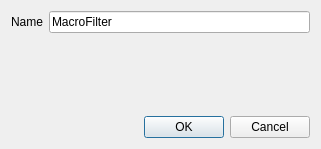
<?xml version="1.0" encoding="UTF-8"?>
<ui version="4.0">
 <class>CreateMakroFilterDialog</class>
 <widget class="QDialog" name="CreateMakroFilterDialog">
  <property name="geometry">
   <rect>
    <x>0</x>
    <y>0</y>
    <width>321</width>
    <height>149</height>
   </rect>
  </property>
  <property name="windowTitle">
   <string>Create macro filter</string>
  </property>
  <layout class="QVBoxLayout" name="verticalLayout">
   <item>
    <layout class="QFormLayout" name="formLayout">
     <item row="0" column="0">
      <widget class="QLabel" name="nameLabel">
       <property name="text">
        <string>Name</string>
       </property>
      </widget>
     </item>
     <item row="0" column="1">
      <widget class="QLineEdit" name="name">
       <property name="text">
        <string>MacroFilter</string>
       </property>
      </widget>
     </item>
    </layout>
   </item>
   <item>
    <widget class="QDialogButtonBox" name="buttonBox">
     <property name="orientation">
      <enum>Qt::Horizontal</enum>
     </property>
     <property name="standardButtons">
      <set>QDialogButtonBox::Cancel|QDialogButtonBox::Ok</set>
     </property>
    </widget>
   </item>
  </layout>
 </widget>
 <resources/>
 <connections>
  <connection>
   <sender>buttonBox</sender>
   <signal>accepted()</signal>
   <receiver>CreateMakroFilterDialog</receiver>
   <slot>accept()</slot>
   <hints>
    <hint type="sourcelabel">
     <x>248</x>
     <y>254</y>
    </hint>
    <hint type="destinationlabel">
     <x>157</x>
     <y>274</y>
    </hint>
   </hints>
  </connection>
  <connection>
   <sender>buttonBox</sender>
   <signal>rejected()</signal>
   <receiver>CreateMakroFilterDialog</receiver>
   <slot>reject()</slot>
   <hints>
    <hint type="sourcelabel">
     <x>316</x>
     <y>260</y>
    </hint>
    <hint type="destinationlabel">
     <x>286</x>
     <y>274</y>
    </hint>
   </hints>
  </connection>
 </connections>
</ui>
